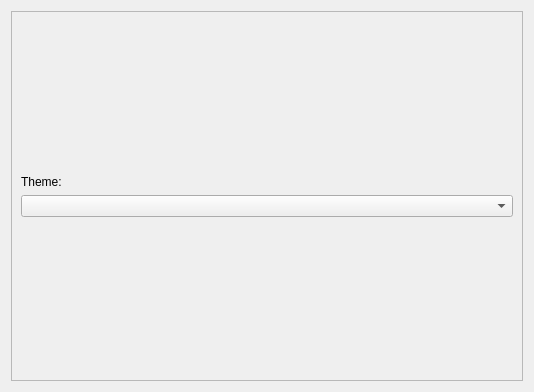
<?xml version="1.0" encoding="UTF-8"?>
<ui version="4.0">
 <class>PreferencesWidget</class>
 <widget class="QWidget" name="PreferencesWidget">
  <property name="geometry">
   <rect>
    <x>0</x>
    <y>0</y>
    <width>534</width>
    <height>392</height>
   </rect>
  </property>
  <property name="windowTitle">
   <string>Form</string>
  </property>
  <layout class="QVBoxLayout" name="verticalLayout">
   <item>
    <widget class="QFrame" name="PreferencesFrame">
     <property name="frameShape">
      <enum>QFrame::StyledPanel</enum>
     </property>
     <property name="frameShadow">
      <enum>QFrame::Raised</enum>
     </property>
     <layout class="QVBoxLayout" name="verticalLayout_2">
      <property name="topMargin">
       <number>9</number>
      </property>
      <item>
       <spacer name="verticalSpacer_2">
        <property name="orientation">
         <enum>Qt::Vertical</enum>
        </property>
        <property name="sizeHint" stdset="0">
         <size>
          <width>20</width>
          <height>40</height>
         </size>
        </property>
       </spacer>
      </item>
      <item>
       <widget class="QLabel" name="themeOptionsLabel">
        <property name="text">
         <string>Theme:</string>
        </property>
        <property name="alignment">
         <set>Qt::AlignLeading|Qt::AlignLeft|Qt::AlignVCenter</set>
        </property>
       </widget>
      </item>
      <item>
       <widget class="QComboBox" name="themeOptionsComboBox"/>
      </item>
      <item>
       <spacer name="verticalSpacer">
        <property name="orientation">
         <enum>Qt::Vertical</enum>
        </property>
        <property name="sizeHint" stdset="0">
         <size>
          <width>20</width>
          <height>40</height>
         </size>
        </property>
       </spacer>
      </item>
     </layout>
    </widget>
   </item>
  </layout>
 </widget>
 <resources/>
 <connections/>
</ui>
